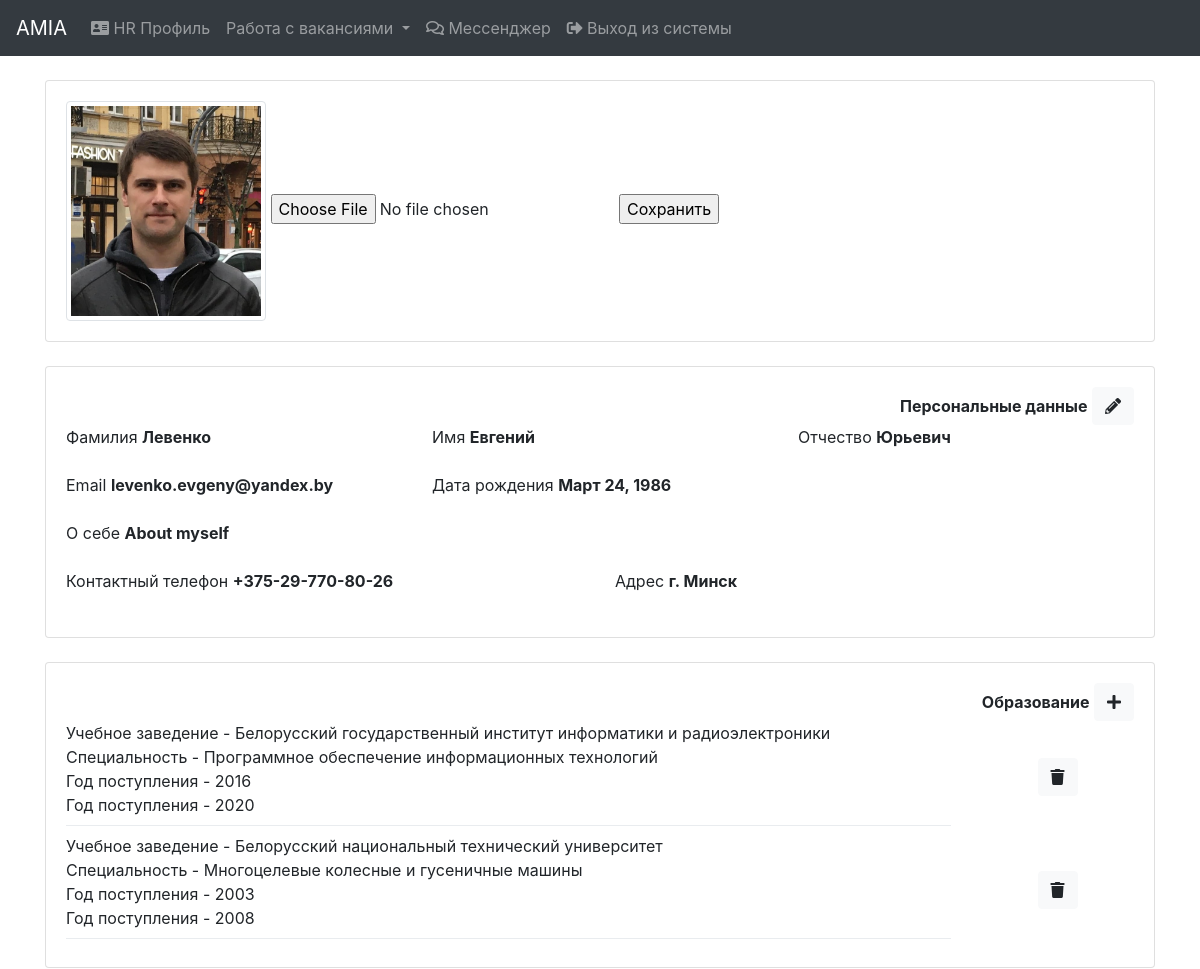
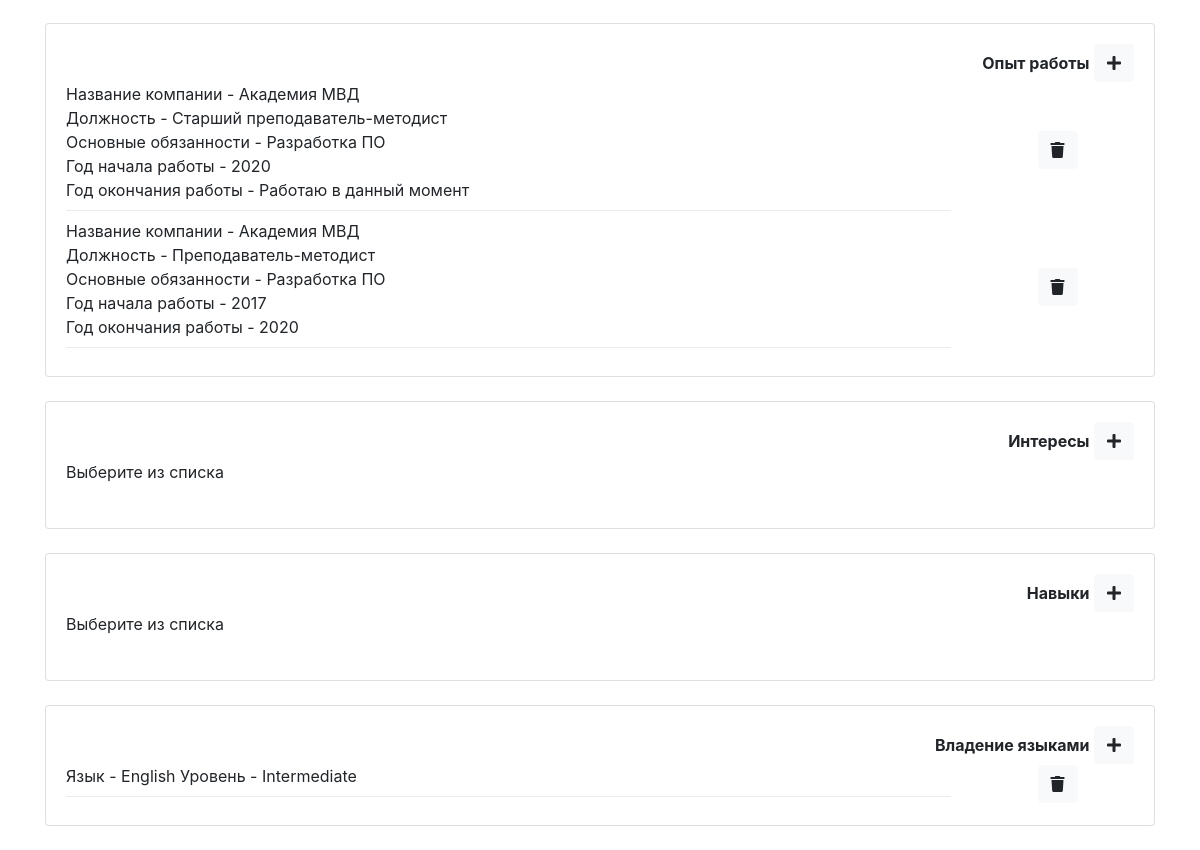
/profiles/update/2/ (signed in), run on an earlier commit of the app's database (2 pictures, top to bottom).
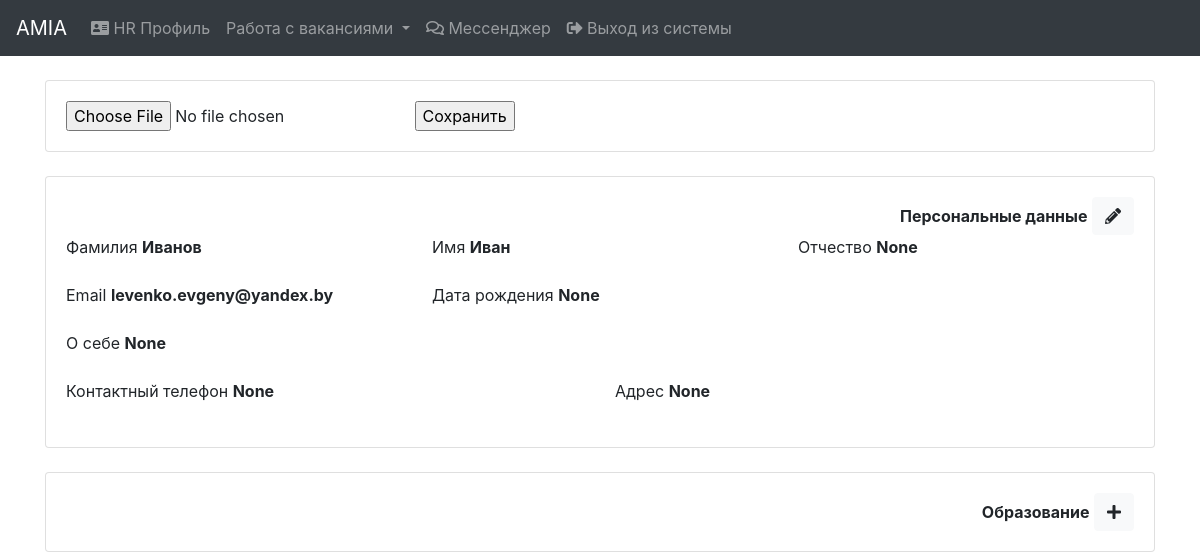
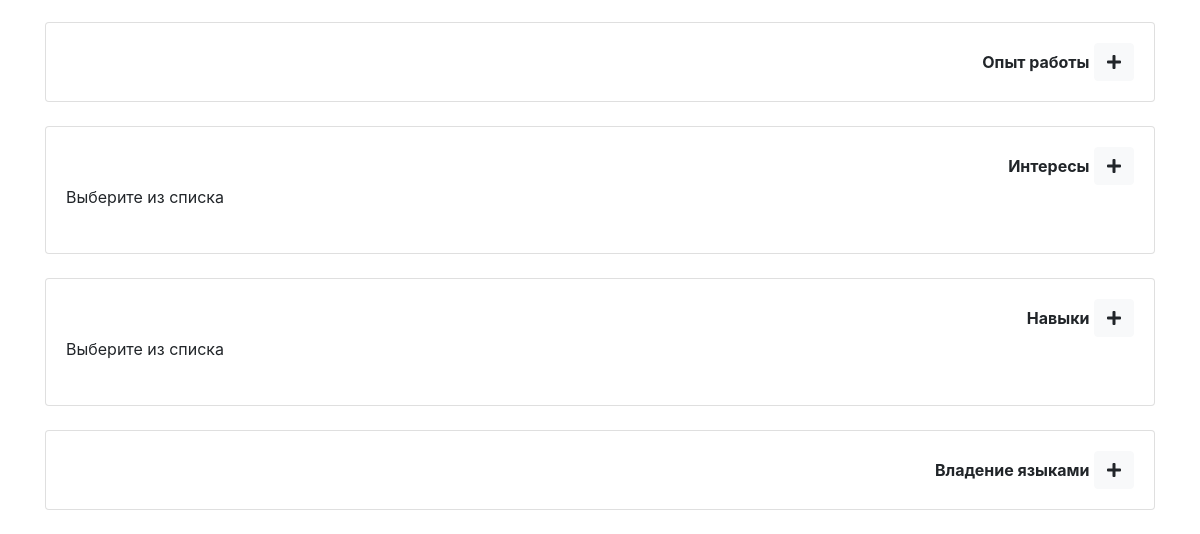
And on a later commit of the database (2 pictures, top to bottom).
### social_profile/models.py (models this page shows, shortened)
class SocialProfile(models.Model):
    user = models.OneToOneField(User, on_delete=models.CASCADE)
    last_name = models.CharField(max_length=100, verbose_name="Last name")
    first_name = models.CharField(max_length=100, verbose_name="First name")
    patronymic = models.CharField(max_length=100, verbose_name="Patronymic", blank=True, null=True)
    email = models.EmailField(verbose_name="E-mail")
    date_of_birth = models.DateField(verbose_name="Date_of_birth", blank=True, null=True)
    status = models.IntegerField(verbose_name="Status", default=1)
    date_added = models.DateTimeField(verbose_name="Date_added", auto_now_add=True)
    profile_img = models.ImageField(verbose_name="Profile_img", blank=True, null=True, upload_to='profile')
    about_myself = models.TextField(verbose_name="About_myself", blank=True, null=True)
    contact_information_phone = models.CharField(max_length=255, verbose_name="Phone", blank=True, null=True)
    contact_information_address = models.CharField(max_length=255, verbose_name="Address", blank=True, null=True)
    education = models.ManyToManyField(Specialty, verbose_name="Education", through="EducationWithInfo")
    work_experience = models.ManyToManyField(WorkExperience, verbose_name="Work experience")
    interests = models.ManyToManyField(Interest, verbose_name="Interests", blank=True)
    skills = models.ManyToManyField(Skill, verbose_name="Skills", blank=True)
    languages = models.ManyToManyField(Language, verbose_name="Language", through='LanguageWithLevel')
    class Meta:
        ordering = ('last_name',)
        verbose_name = 'Social profile'
        verbose_name_plural = 'Social profiles'

class EducationWithInfo(models.Model):
    specialty = models.ForeignKey(Specialty, on_delete=models.CASCADE)
    profile = models.ForeignKey(SocialProfile, on_delete=models.CASCADE)
    year_of_entrance = models.IntegerField(verbose_name="Year of entrance")
    year_of_graduating = models.IntegerField(verbose_name="Year of graduating", blank=True, null=True)

class Specialty(models.Model):
    specialty_name = models.CharField(max_length=255, verbose_name="Specialty name")
    education = models.ForeignKey(EducationalInstitution, on_delete=models.CASCADE, verbose_name="Education")
    class Meta:
        ordering = ('specialty_name',)
        verbose_name = 'Specialty'
        verbose_name_plural = 'Specialties'

class EducationalInstitution(models.Model):
    institutional_name = models.CharField(max_length=255, verbose_name="Institutional name")
    def __str__(self):
        return self.institutional_name
    class Meta:
        ordering = ('institutional_name',)
        verbose_name = 'Education'
        verbose_name_plural = 'Educations'

class WorkExperience(models.Model):
    company_name = models.CharField(max_length=255, verbose_name="Company name")
    position = models.CharField(max_length=255, verbose_name="Position")
    duty = models.TextField(verbose_name="Duty", blank=True, null=True)
    year_start = models.IntegerField(verbose_name="Start year")
    year_end = models.IntegerField(verbose_name="End year", blank=True, null=True)
    class Meta:
        ordering = ('-year_start',)
        verbose_name = 'Work experience'
        verbose_name_plural = 'Work experience'

class LanguageWithLevel(models.Model):
    language = models.ForeignKey(Language, on_delete=models.CASCADE)
    profile = models.ForeignKey(SocialProfile, on_delete=models.CASCADE)
    level = models.ForeignKey(LanguageLevel, on_delete=models.CASCADE)

class Language(models.Model):
    language_name = models.CharField(max_length=100, verbose_name="Language_name")
    def __str__(self):
        return self.language_name
    class Meta:
        ordering = ('language_name',)
        verbose_name = 'Language'
        verbose_name_plural = 'Languages'

class LanguageLevel(models.Model):
    LEVELS = (
        (1, 'Beginner'),
        (2, 'Pre-Intermediate'),
        (3, 'Intermediate'),
        (4, 'Upper-Intermediate'),
        (5, 'Advanced'),
        (6, 'Proficiency'),
    )
    language_level = models.IntegerField(verbose_name="language_level", choices=LEVELS)
    def __str__(self):
        level_index = int(self.language_level) - 1
        return str(self.LEVELS[level_index][1])
    class Meta:
        ordering = ('language_level',)
        verbose_name = 'Language level'
        verbose_name_plural = 'Language levels'

### social_profile/views.py (the view, shortened to what this page needs)
# urls.py: path('update/<int:profile_id>/', views.ProfileUpdateView.as_view(), name='profile_update'),
class ProfileUpdateView(LoginRequiredMixin, View):
    def get(self, request, profile_id):
        obj = get_object_or_404(SocialProfile, pk=profile_id)
        image_form = ProfileImageForm
        return render(request, 'social_profile/profile_update_form.html', {
            'image_form': image_form,
            'obj': obj,
        })

### context_processors/models_context.py (called while the page is built)
def models_context(request):
    return {'educational': EducationalInstitution.objects.all(),
            'language_levels': LanguageLevel.objects.all(),
            'languages': Language.objects.all(),
            'specialties': Specialty.objects.all(),
            'skills': Skill.objects.all(),
            'interests': Interest.objects.all(),
            }

### social_profile/templates/social_profile/profile_update_form.html (shortened to what the changed rows need)
{% extends 'base.html' %}
{% load widget_tweaks %}
{% load static %}
{% block content %}
    <div class="container">
        <br>
        <div class="card">
            <div class="card-body">
                <form enctype="multipart/form-data" id="profile_image_form" action="{% url 'profile:profile_image_update' %}" method="POST">{% csrf_token %}
                    {% if obj.profile_img %}
                        <img src="{{ obj.profile_img.url }}" alt="profile_image" class="img-thumbnail" width="200">
                    {% endif %}
                    <input type="file" id="profile_image" name="profile_image" data-input="false" data-buttonText="Your label here."></input>
                    <input type="submit" value="Сохранить">
                </form>
            </div>
        </div><br>
        <div class="card">
            <div class="card-body">
                <div class="row">
                    <div class="col-lg-4">
                        <div class="form-group">
                            <label>Фамилия</label>
                            <b>{{ obj.last_name }}</b>
                        </div>
                    </div>
                    <div class="col-lg-4">
                        <div class="form-group">
                            <label>Имя</label>
                            <b>{{ obj.first_name }}</b>
                        </div>
                    </div>
                    <div class="col-lg-4">
                        <div class="form-group">
                            <label>Отчество</label>
                            <b>{{ obj.patronymic }}</b>
                        </div>
                    </div>
                </div>
                <div class="row">
                    <div class="col-lg-4">
                        <div class="form-group">
                            <label>Email</label>
                            <b>{{ obj.email }}</b>
                        </div>
                    </div>
                    <div class="col-lg-4">
                        <div class="form-group">
                            <label>Дата рождения</label>
                            <b>{{ obj.date_of_birth }}</b>
                        </div>
                    </div>
                </div>
                <div class="row">
                    <div class="col-lg-12">
                        <div class="form-group">
                            <label>О себе</label>
                            <b>{{ obj.about_myself }}</b>
                        </div>
                    </div>
                </div>
                <div class="row">
                    <div class="col-lg-6">
                        <div class="form-group">
                            <label>Контактный телефон</label>
                            <b>{{ obj.contact_information_phone }}</b>
                        </div>
                    </div>
                    <div class="col-lg-6">
                        <div class="form-group">
                            <label>Адрес</label>
                            <b>{{ obj.contact_information_address }}</b>
                        </div>
                    </div>
                </div>
            </div>
        </div><br>
        <div class="card">
            <div class="card-body">
                <div class="row">
                    {% for educat in obj.educationwithinfo_set.all %}
                        <div class="col-lg-10">
                            Учебное заведение - {{ educat.specialty.education }}<br>
                            Специальность - {{ educat.specialty.specialty_name }}<br>
                            Год поступления - {{ educat.year_of_entrance }}<br>
                            Год поступления - {{ educat.year_of_graduating|default:"Не окончил" }}
                            <div class="dropdown-divider"></div>
                        </div>
                        <div class="col-lg-2 d-flex justify-content-center align-items-center">
                            <button class="btn btn-light education_delete_button" type="button" id="id_education_delete_button{{ educat.id }}" value="{{ educat.id }}">
                                <i class="fas fa-trash"></i>
                            </button>
                        </div>
                    {% endfor %}
                </div>
            </div>
        </div><br>
        <div class="card">
            <div class="card-body">
                <div class="row">
                    {% for w_e in obj.work_experience.all %}
                        <div class="col-lg-10">
                            Название компании - {{ w_e.company_name }}<br>
                            Должность - {{ w_e.position }}<br>
                            Основные обязанности - {{ w_e.duty }}<br>
                            Год начала работы - {{ w_e.year_start }}<br>
                            Год окончания работы - {{ w_e.year_end|default:"Работаю в данный момент" }}
                            <div class="dropdown-divider"></div>
                        </div>
                        <div class="col-lg-2 d-flex justify-content-center align-items-center">
                            <button class="btn btn-light w_e_delete_button" type="button" id="id_w_e_delete_button{{ w_e.id }}" value="{{ w_e.id }}">
                                <i class="fas fa-trash"></i>
                            </button>
                        </div>
                    {% endfor %}
                </div>
            </div>
        </div><br>
        <br>
        <br>
        <div class="card">
            <div class="card-body">
                <div class="row">
                    {% for lang in obj.languagewithlevel_set.all %}
                        <div class="col-lg-10">
                            Язык - {{ lang.language }}
                            Уровень - {{ lang.level }}<br>
                            <div class="dropdown-divider"></div>
                        </div>
                        <div class="col-lg-2 d-flex justify-content-center align-items-center">
                            <button class="btn btn-light lang_delete_button" type="button" id="id_lang_delete_button{{ lang.id }}" value="{{ lang.id }}">
                                <i class="fas fa-trash"></i>
                            </button>
                        </div>
                    {% endfor %}
                </div>
            </div>
        </div><br>
    </div>
{% endblock %}

What changed in the data, as far as the page shows it:
removed EducationWithInfo: specialty.education "Белорусский государственный институт информатики и радиоэлектроники", specialty.specialty_name "Программное обеспечение информационных технологий", year_of_entrance "2016", year_of_graduating "2020", {{ educat.id }} 1 (drawn)
removed EducationWithInfo: specialty.education "Белорусский национальный технический университет", specialty.specialty_name "Многоцелевые колесные и гусеничные машины", year_of_entrance "2003", year_of_graduating "2008", {{ educat.id }} 9 (drawn)
no longer on this page (row edited): WorkExperience: company_name "Академия МВД", position "Старший преподаватель-методист", duty "Разработка ПО", year_start "2020", year_end "Работаю в данный момент", {{ w_e.id }} 2 (drawn)
no longer on this page (row edited): WorkExperience: company_name "Академия МВД", position "Преподаватель-методист", duty "Разработка ПО", year_start "2017", year_end "2020", {{ w_e.id }} 1 (drawn)
no longer on this page (row edited): LanguageWithLevel: language "English", level "Intermediate", {{ lang.id }} 1 (drawn)
changed SocialProfile "levenko.evgeny@yandex.by": last_name "Левенко" → "Иванов"; first_name "Евгений" → "Иван"; patronymic "Юрьевич" → "None"; date_of_birth "Март 24, 1986" → "None"; about_myself "About myself" → "None"; contact_information_phone "+375-29-770-80-26" → "None"; contact_information_address "г. Минск" → "None"; profile_img: picture removed
